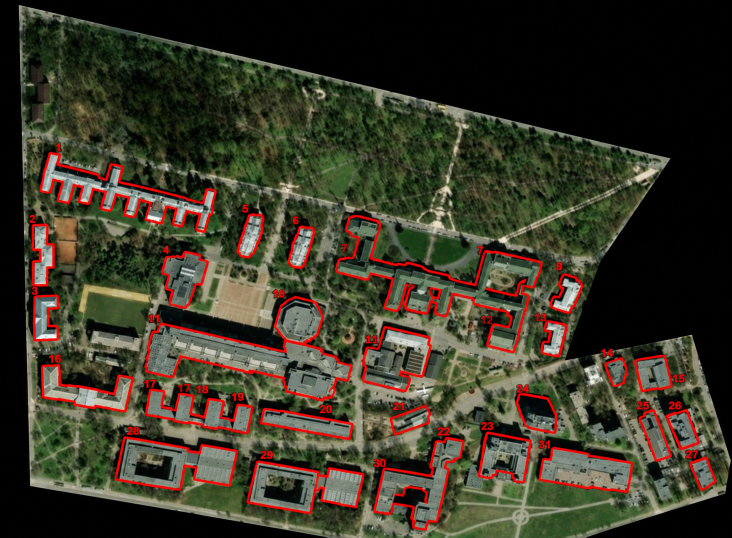
#> input picture photos/KPI_esri_annotated_reference.png, 1464 x 1075 px (shown at 1/2 size); its folder holds 5 pictures in this run
$ python -i evaluate_reference.py   (imports and definitions only)
#> lines starting #> are read from the running program, lines starting #| are printed output that depends on the picture; after the words box and inside, x2 and y2 are one past the last pixel; in counts of white or black regions, pixels touching at a corner belong together
### code/common.py
# ----------------  Спільні функції для lab2, lab3 і model_detection  ---------------

'''
Shared by code/lab2, code/lab3 and code/model_detection:
paths, image loading, numbered output folders (output/runX_labN), small morphology helpers
and drawing of the numbered building outlines.
'''

import os
import re
import cv2
import numpy as np

CODE = os.path.dirname(os.path.abspath(__file__))
PHOTOS = os.path.normpath(os.path.join(CODE, '..', 'photos'))
OUTPUT = os.path.normpath(os.path.join(CODE, '..', 'output'))
IMAGES = ['KPI_esri', 'KPI']


# [10 lines left out: function image_read, not called in this run]


def load(name):
    return image_read(os.path.join(PHOTOS, name + '.jpg'), os.path.join(PHOTOS, name + '_roi_mask.png'))


def fill_holes(mask):
    ff = mask.copy()
    h, w = mask.shape
    cv2.floodFill(ff, np.zeros((h + 2, w + 2), np.uint8), (0, 0), 128)
    return np.where(ff == 128, 0, 255).astype(np.uint8)


# [8 lines left out: function new_run_dir, not called in this run]


def ellipse(k):
    k = max(1, int(k))
    return cv2.getStructuringElement(cv2.MORPH_ELLIPSE, (k, k))


# [25 lines left out: functions label_point, draw_buildings, not called in this run]

### code/evaluate_reference.py
# ----------------  Перевірка результату за еталонною розміткою KPI_esri_annotated_reference  ---------------

'''
The reference (KPI_esri_annotated_reference.png) has red outlines of 31 buildings, but it is
rotated/scaled relative to the photos. Steps:

 1. red outlines are extracted from the reference and filled -> building mask
 2. reference -> KPI_esri homography is found with SIFT features + RANSAC
    (KPI_esri -> KPI too, so the same reference is used for the older KPI photo)
 3. the warped reference mask is compared with the detected mask:
    pixel precision / recall / IoU and how many reference buildings were found

Shared by lab2 and lab3: buildings_detection.py of each lab calls it after detection.
'''

import os
import cv2
import numpy as np

from common import PHOTOS, fill_holes

REF = os.path.join(PHOTOS, 'KPI_esri_annotated_reference.png')


def reference_mask():
    ref = cv2.imread(REF)
#> ref is the input picture: shape (1075, 1464, 3); mean B, G, R 40.3, 55.5, 59.5
    b, g, r = [ref[..., i].astype(int) for i in range(3)]
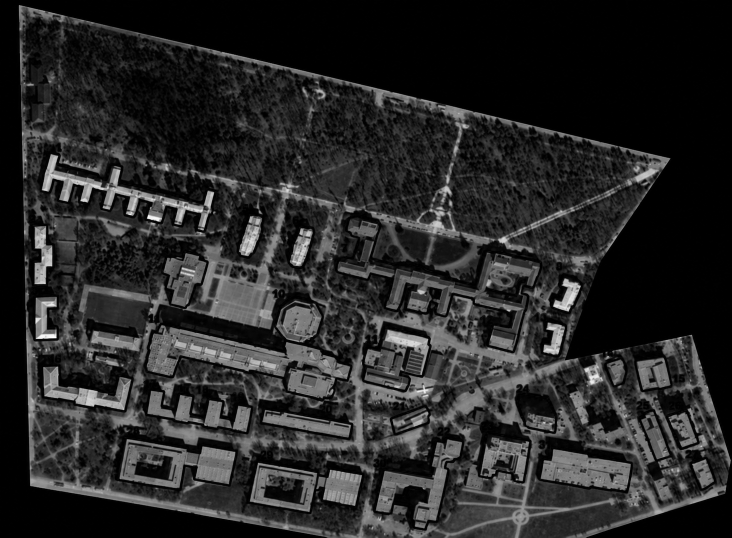
#> b: shape (1075, 1464) int64 (shown at 1/2 size); min 0, max 255, mean 40.3
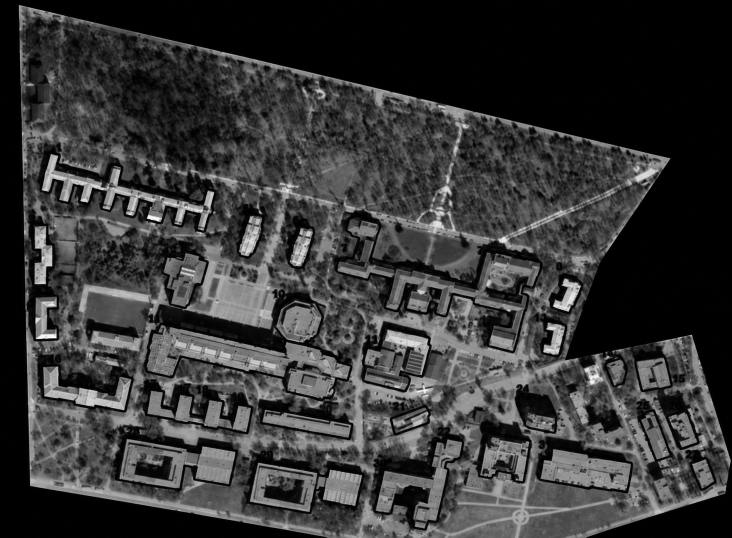
#> g: shape (1075, 1464) int64 (shown at 1/2 size); min 0, max 255, mean 55.5
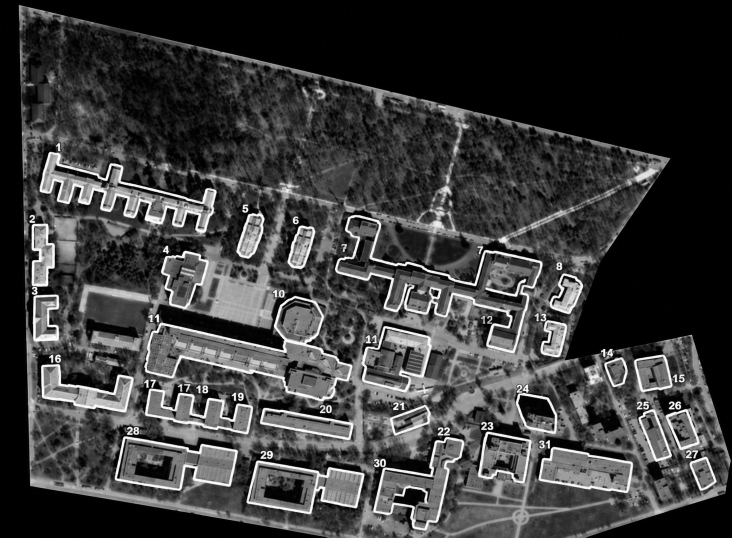
#> r: shape (1075, 1464) int64 (shown at 1/2 size); min 0, max 255, mean 59.5
    red = ((r > 200) & (g < 60) & (b < 60)).astype(np.uint8) * 255
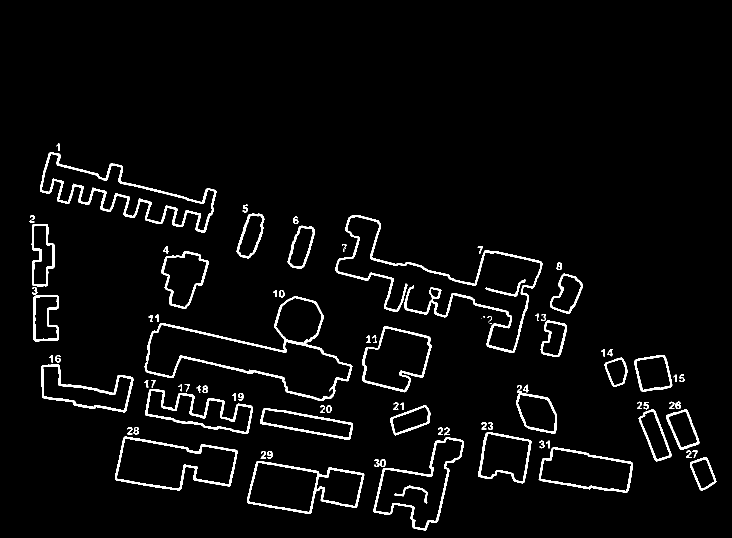
#> red: shape (1075, 1464) (shown at 1/2 size); 3.6% white; 90 white regions (5 under 20 px), largest, box (x1, y1, x2, y2) and area: (670, 430, 1085, 706) 6859, (80, 304, 433, 466) 5666, (289, 592, 705, 802) 5364
    clean = cv2.inpaint(ref, cv2.dilate(red, np.ones((5, 5))), 3, cv2.INPAINT_TELEA)
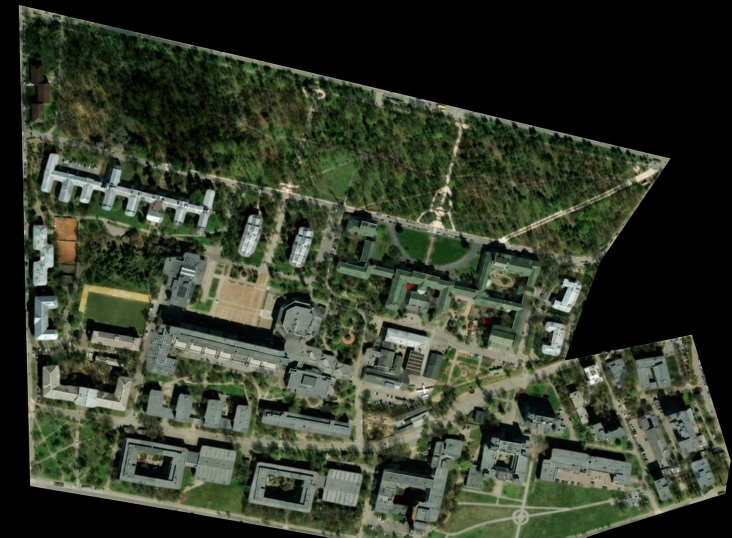
#> clean: shape (1075, 1464, 3) (shown at 1/2 size); mean B, G, R 43.4, 59.1, 52.1
    outline = cv2.morphologyEx(red, cv2.MORPH_CLOSE, np.ones((9, 9)))
#> outline: shape (1075, 1464); 4.2% white; 31 white regions (1 under 20 px), largest, box (x1, y1, x2, y2) and area: (670, 430, 1085, 706) 8362, (80, 287, 433, 466) 6083, (289, 592, 705, 802) 5870
    mask = cv2.morphologyEx(fill_holes(outline), cv2.MORPH_OPEN, np.ones((5, 5)))
#> in fill_holes, `cv2.floodFill(ff, np.zeros((h + 2, w + 2), np.uint8), (0, 0), 128)`:
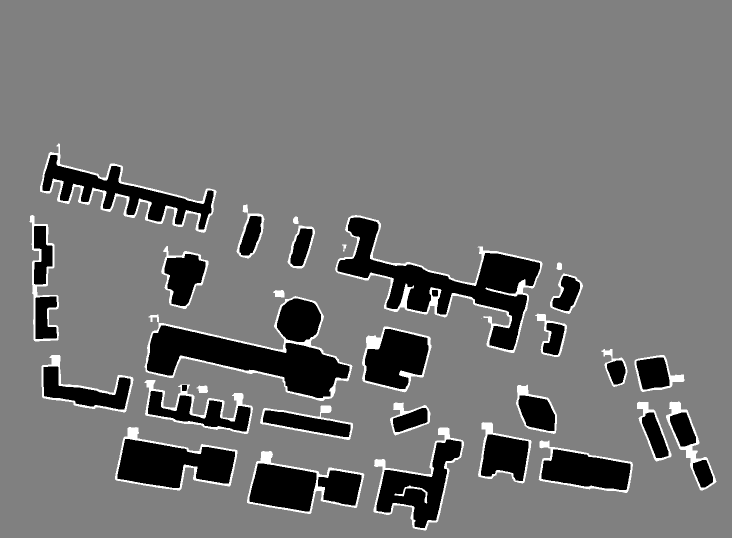
#> ff: shape (1075, 1464) (shown at 1/2 size); min 0, max 255, mean 117.1
#> in fill_holes, `return np.where(ff == 128, 0, 255).astype(np.uint8)`:
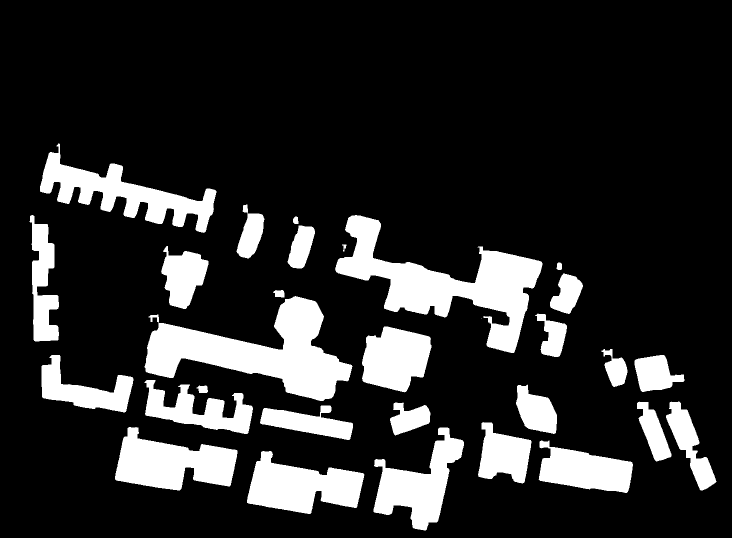
#> returned value: shape (1075, 1464) (shown at 1/2 size); 16.8% white; 30 white regions (1 under 20 px), largest, box (x1, y1, x2, y2) and area: (670, 430, 1085, 706) 37865, (289, 592, 705, 802) 37519, (80, 287, 433, 466) 19996
#> mask: shape (1075, 1464); 16.7% white; 35 white regions, largest, box (x1, y1, x2, y2) and area: (671, 431, 1085, 706) 37809, (290, 593, 704, 802) 37330, (80, 305, 432, 465) 19895
    return clean, mask


# [34 lines left out: functions homography, evaluate, overlay, not called in this run]


class Reference:
    # reference mask registered onto each photo (homographies are computed once)
    # [14 lines left out: functions __init__, compare, not called in this run]

>>> result = reference_mask()
